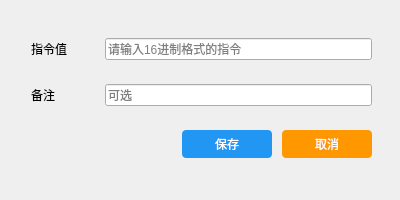
<?xml version="1.0" encoding="UTF-8"?>
<ui version="4.0">
 <class>SaveCommandDialog</class>
 <widget class="QDialog" name="SaveCommandDialog">
  <property name="geometry">
   <rect>
    <x>0</x>
    <y>0</y>
    <width>400</width>
    <height>200</height>
   </rect>
  </property>
  <property name="windowTitle">
   <string>添加扩展指令</string>
  </property>
  <widget class="QWidget" name="layoutWidget">
   <property name="geometry">
    <rect>
     <x>31</x>
     <y>24</y>
     <width>341</width>
     <height>151</height>
    </rect>
   </property>
   <layout class="QVBoxLayout" name="verticalLayout">
    <property name="spacing">
     <number>10</number>
    </property>
    <item>
     <layout class="QHBoxLayout" name="horizontalLayout">
      <property name="spacing">
       <number>10</number>
      </property>
      <item>
       <widget class="QLabel" name="label">
        <property name="minimumSize">
         <size>
          <width>64</width>
          <height>0</height>
         </size>
        </property>
        <property name="styleSheet">
         <string notr="true">font: 10pt &quot;微软雅黑&quot;;</string>
        </property>
        <property name="text">
         <string>指令值</string>
        </property>
       </widget>
      </item>
      <item>
       <widget class="QLineEdit" name="commandValueView">
        <property name="text">
         <string/>
        </property>
        <property name="placeholderText">
         <string>请输入16进制格式的指令</string>
        </property>
        <property name="clearButtonEnabled">
         <bool>true</bool>
        </property>
       </widget>
      </item>
     </layout>
    </item>
    <item>
     <layout class="QHBoxLayout" name="horizontalLayout_2">
      <property name="spacing">
       <number>10</number>
      </property>
      <item>
       <widget class="QLabel" name="label_2">
        <property name="minimumSize">
         <size>
          <width>64</width>
          <height>0</height>
         </size>
        </property>
        <property name="styleSheet">
         <string notr="true">font: 10pt &quot;微软雅黑&quot;;</string>
        </property>
        <property name="text">
         <string>备注</string>
        </property>
       </widget>
      </item>
      <item>
       <widget class="QLineEdit" name="remarkValueView">
        <property name="text">
         <string/>
        </property>
        <property name="placeholderText">
         <string>可选</string>
        </property>
        <property name="clearButtonEnabled">
         <bool>true</bool>
        </property>
       </widget>
      </item>
     </layout>
    </item>
    <item>
     <layout class="QHBoxLayout" name="horizontalLayout_3">
      <property name="spacing">
       <number>10</number>
      </property>
      <item>
       <spacer name="horizontalSpacer">
        <property name="orientation">
         <enum>Qt::Horizontal</enum>
        </property>
        <property name="sizeHint" stdset="0">
         <size>
          <width>40</width>
          <height>20</height>
         </size>
        </property>
       </spacer>
      </item>
      <item>
       <widget class="QPushButton" name="saveCommandButton">
        <property name="minimumSize">
         <size>
          <width>90</width>
          <height>0</height>
         </size>
        </property>
        <property name="styleSheet">
         <string notr="true">QPushButton {background-color:#2196F3;border-radius:4px;color:white;padding:5px;font:10pt &quot;微软雅黑&quot;}
QPushButton:hover {background-color:#1E88E5}
QPushButton:pressed {background-color:#1976D2}
QPushButton:disabled {background-color:#BDBDBD;color:#EEEEEE}</string>
        </property>
        <property name="text">
         <string>保存</string>
        </property>
       </widget>
      </item>
      <item>
       <widget class="QPushButton" name="cancelButton">
        <property name="minimumSize">
         <size>
          <width>90</width>
          <height>0</height>
         </size>
        </property>
        <property name="styleSheet">
         <string notr="true">QPushButton {background-color:#FF9800;border-radius:4px;color:white;padding:5px;font:10pt &quot;微软雅黑&quot;}
QPushButton:hover {background-color:#F57C00}
QPushButton:pressed {background-color:#EF6C00}
QPushButton:disabled {background-color:#BDBDBD;color:#EEEEEE}</string>
        </property>
        <property name="text">
         <string>取消</string>
        </property>
       </widget>
      </item>
     </layout>
    </item>
   </layout>
  </widget>
 </widget>
 <resources/>
 <connections/>
</ui>
